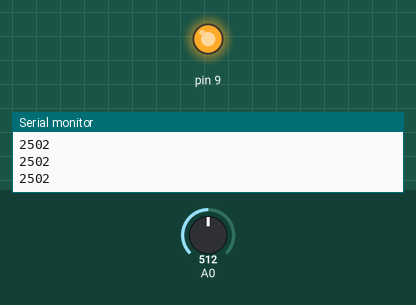
Simulated run of this sketch. Board: Arduino Uno, built with avr-gcc and run on an emulated ATmega328P. Parts: output pins drawn as LEDs (lit = HIGH), the last lines printed to the serial monitor. Dashed ring = blinking. The test bench sets the inputs (shaded band); at power-on: A0 = 512.

Above: at 1.2 s.
1.3 s: A0 set to 445
At 2.9 s:
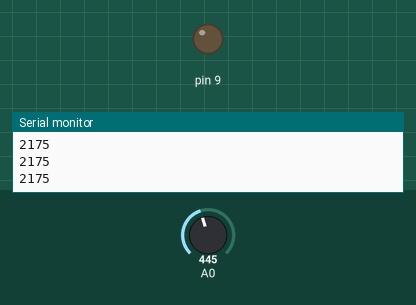
4.3 s: A0 set to 429
5.8 s: A0 set to 0
At 8.7 s:
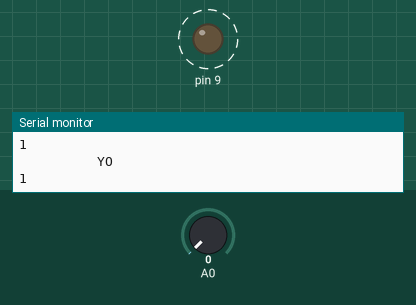
8.8 s: A0 set to 306
11.8 s: A0 set to 511
Timing chart, 0 to 14.8 s (numbered marks = the images above; inputs shaded):
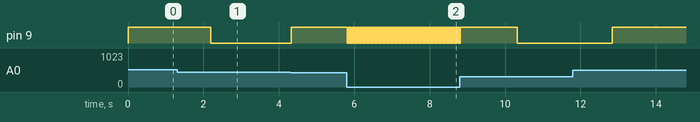

The sketch:

analog_03.ino
```cpp
/* Let's flash a light based on a
 analog read value. Let's use a
 timer so we can update more quickly.
 And a map() function to tweak things.
 */

int delayValue = 100;
long lastSwitchTime = 0;
boolean currentLightStatus = true;


void setup() {
  pinMode(9, OUTPUT);
  pinMode(A0, INPUT);
  Serial.begin(9600);
}

void loop() {
  delayValue = analogRead(A0);
  delayValue = map(delayValue, 0, 1023, 1, 5000);
  digitalWrite(9, currentLightStatus);
  Serial.println(delayValue);
  if (millis() > (delayValue + lastSwitchTime)) {
    Serial.println("          YO");
    currentLightStatus = !currentLightStatus;
    lastSwitchTime = millis();
  }
}
```

Measured:
- after the input at 1.3 s, pin 9: HIGH → LOW after 0.89 s instead of 1.2 s
